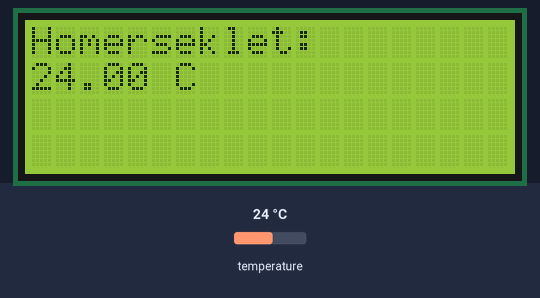
Bench run of a sketch on a simulated Arduino Uno, built with avr-gcc and run on an emulated ATmega328P. Shown: 20×4 character LCD. The test bench sets the inputs (shaded band); at power-on: temperature 24 °C. What the sketch prints to the serial monitor is not drawn.

Above: at 1.2 s.
1.3 s: temperature set to 12 °C
At 4.4 s:
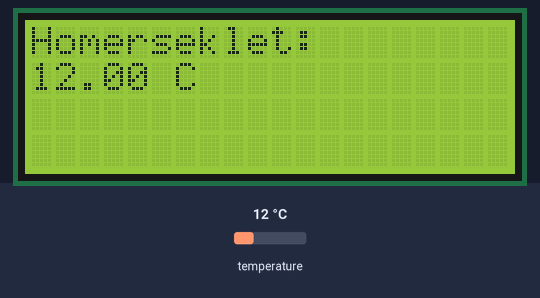
4.9 s: temperature set to 19 °C
7.4 s: temperature set to 28 °C
At 9.8 s:
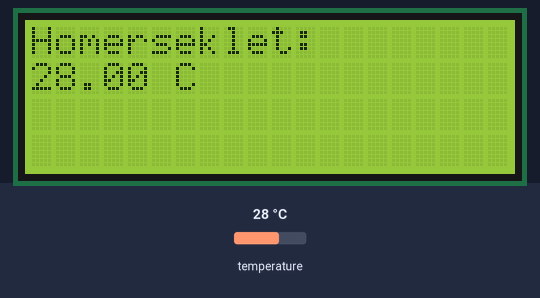
Timing chart, 0 to 11.3 s (numbered marks = the images above; inputs shaded):
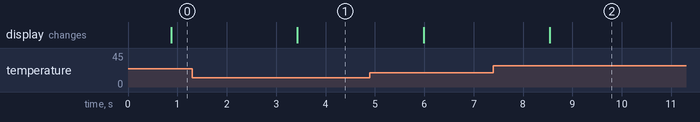

Measured:
- after the input at 1.3 s, the display: changes after 2.1 s (image 1)
- after the input at 7.4 s, the display: changes after 1.1 s (image 2)

The sketch:

Pongo_temp.ino
```cpp
#include <OneWire.h>
#include <DallasTemperature.h>
#include <LiquidCrystal_I2C.h>
// 8-as bemenetbe dugd a hőmérő DATA szálát
#define ONE_WIRE_BUS 8
OneWire oneWire(ONE_WIRE_BUS);
DallasTemperature sensors(&oneWire);
LiquidCrystal_I2C lcd(0x27, 2, 1, 0, 4, 5, 6, 7, 3, POSITIVE);
void setup(void)
{
  Serial.begin(9600);
  Serial.println("DS18B20 Programed by PongoPongo");
  sensors.begin();
   lcd.begin(20,4); //20 karakteres 4 soros kijelző (20,4) / 16 karakteres 2 soros (16,2) (Olyanra rakd amilyen kijelződ van)
    lcd.backlight();
  lcd.clear();
  lcd.setCursor(0,0);
}
void loop(void)
{
  sensors.requestTemperatures();
  float x=sensors.getTempCByIndex(0);
   lcd.setCursor(0,0);
    lcd.print("Homerseklet: ");
      lcd.setCursor(0,1);
      lcd.print("      C"); // (C) = Celsius fok °C
        lcd.setCursor(0,1);
  lcd.print(x);

   Serial.print(" ");
 sensors.requestTemperatures();
 Serial.println(" ");
/********************************************************************/
 Serial.print("Homerseklet: ");
 Serial.print(sensors.getTempCByIndex(0));
   delay(1000);
}
```
